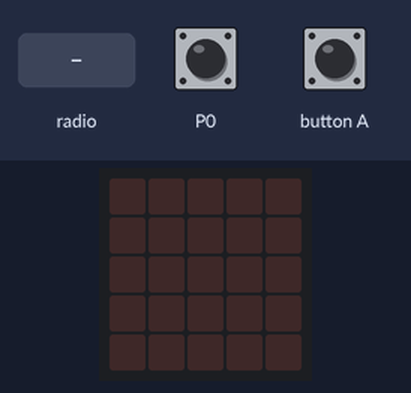
The program below on a simulated BBC micro:bit (MakeCode). Shown: the board's 5×5 LED display. The test bench sets the inputs (shaded band). No radio messages arrive unless stated (any console line starting 'radio sent:' is added by the test bench); what the program prints to the serial console is not drawn.

Above: at 1.2 s.
1.3 s: button A pressed for 0.15 s
At 2.1 s:
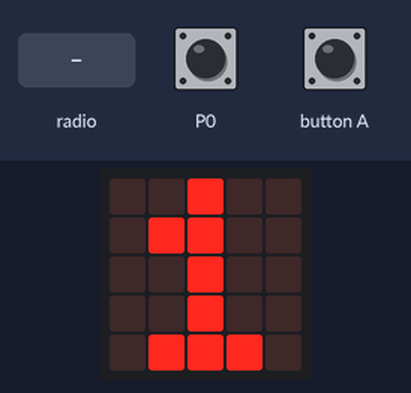
2.9 s: radio message "L" arrives
At 3.8 s:
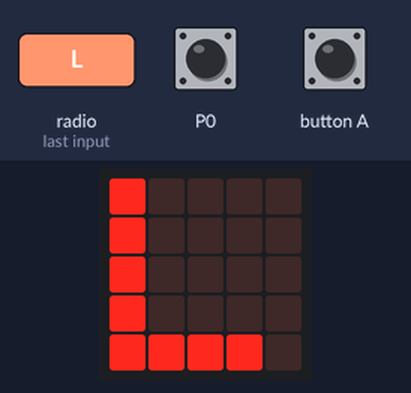
4.4 s: radio message "V" arrives
At 4.9 s:
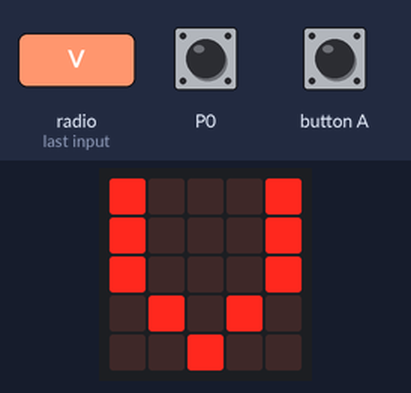
5.9 s: touch pin P0 pressed 2 times (0.12 s each, 0.3 s apart)
8.0 s: button A pressed for 0.15 s
At 8.4 s:
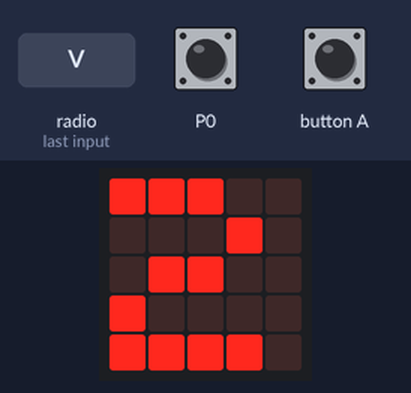
Timing chart, 0 to 10.6 s (numbered marks = the images above; inputs shaded):
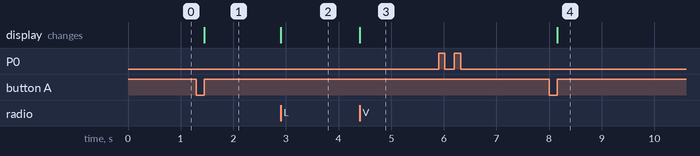

The program:

main.ts
```typescript
input.onPinPressed(TouchPin.P0, function () {
    if (lysPrio <= 10) {
        lysPrio += 1
        radio.sendString("L")
    } else if (lysPrio >= 10 && varmePrio <= 10) {
        radio.sendString("V")
        varmePrio += 1
    } else if (lysPrio >= 10 && varmePrio >= 10) {
        lysPrio = 0
        varmePrio = 0
    }
    Tryk.unshift(1)
})
input.onButtonPressed(Button.A, function () {
    basic.showNumber(Tryk.length)
})
radio.onReceivedString(function (receivedString) {
    basic.showString(receivedString)
})
let Tryk: number[] = []
let varmePrio = 0
let lysPrio = 0
radio.setGroup(1)
lysPrio = 0
varmePrio = 0
Tryk = []
pins.analogWritePin(AnalogPin.P0, 1023)
let Signalstyrke = pins.analogReadPin(AnalogPin.P0)
basic.forever(function () {
    if (Signalstyrke <= 1023 && Signalstyrke > 0) {
        serial.writeString("" + (Signalstyrke))
    }
})
```

test.ts
```typescript
// test ender her, dette bliver ikke kompileret, når denne pakke bruges som en udvidelse.
```

Measured:
- after the input at 1.3 s, the display: changes after 0.15 s (image 1)
- after the input at 2.9 s, the display: changes at once (image 2)
- after the input at 4.4 s, the display: changes at once (image 3)
- after the input at 5.9 s, every drawn part: stays the same
- after the input at 8.0 s, the display: changes after 0.15 s (image 4)
